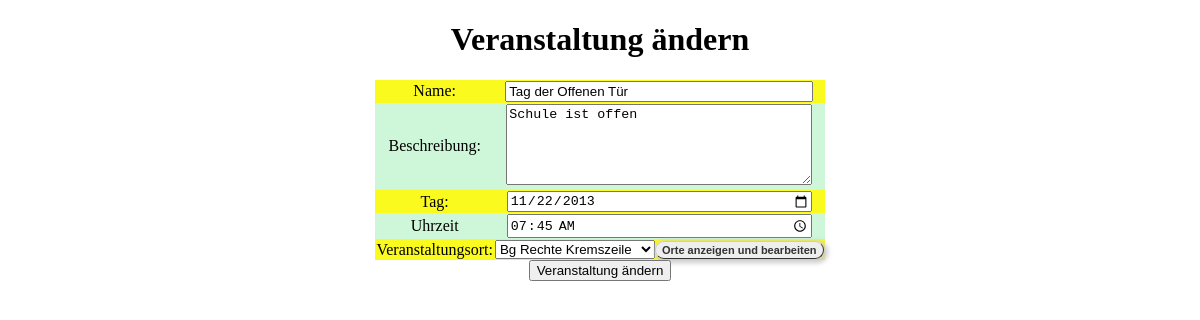
/veranstaltung_aendern.php?id=2, run on the app's committed database.
### tables this page shows
CREATE TABLE IF NOT EXISTS `veranstaltungen` (
  `veranstaltungs_id` int(10) unsigned NOT NULL AUTO_INCREMENT,
  `name` varchar(50) NOT NULL,
  `beschreibung` varchar(500) DEFAULT NULL,
  `zeit` datetime DEFAULT NULL,
  `ort_id` int(11) NOT NULL,
  PRIMARY KEY (`veranstaltungs_id`)
);

### veranstaltung_aendern.php (the view, shortened to what this page needs)
<!DOCTYPE html>
<html>
<head>
  <link rel="stylesheet" href="./style.css" />
</head>
<body>
<?php
require_once "verbindungsaufbau.php";
if (empty($_POST["name"])) {
    $id = $_GET["id"];
    if ($stmt = $mysqli->prepare("SELECT name, beschreibung, zeit, ort_id FROM veranstaltungen WHERE veranstaltungs_id=?")) {
        $stmt->bind_param("i", $id);
        $stmt->execute();
        $stmt->bind_result($name, $beschreibung, $datetime, $ort);
        $zeit = explode(" ", $datetime);
    }
?>
<h1>Veranstaltung ändern</h1>
<form action="veranstaltung_aendern.php" method="POST">
<table>
	<tr>
		<td>Name: </td>
		<td><input type="text" name="name" maxlength="50" required value="<?php echo htmlspecialchars($name); ?>" /></td>
	</tr>
	<tr>
		<td>Beschreibung: </td>
		<td><textarea name="beschreibung" cols="31" rows="5" ><?php echo htmlspecialchars($beschreibung); ?></textarea> </td>
	</tr>
	<tr>
		<td>Tag:</td>
		<td><input type="date" name="tag" placeholder="dd.mm.yyyy" value="<?php echo htmlspecialchars($zeit[0]); ?>" pattern="(0[1-9]|[12][0-9]|3[01])\.(0[1-9]|1[012])\.(19|20)\d\d" title="dd.mm.yyyy" /></td>
	</tr>
	<tr>
		<td>Uhrzeit</td>
		<td><input type="time" name="zeit" placeholder="hh:mm" value="<?php echo htmlspecialchars($zeit[1]); ?>" pattern="^([01][0-9]|2[0-3]):([0-5][0-9])$" title="hh:mm" /></td>
	</tr>
	<tr>
		<td>Veranstaltungsort:</td>
		<td><select name="ort" size="1"><?php
    $ergebnis = $mysqli->query("SELECT * FROM orte");
    while ($zeile = $ergebnis->fetch_array()) {
       if ($zeile['ort_id'] == $ort) {
            echo "<option selected value='" . htmlspecialchars($zeile['ort_id']) . "'>" . htmlspecialchars($zeile['ort_name']) . "</option>\n";
        } else {
            echo "<option value='" . htmlspecialchars($zeile['ort_id']) . "'>" . htmlspecialchars($zeile['ort_name']) . "</option>\n";
       }
    }
?></select><a href="./orte.php" target="Orte" >Orte anzeigen und bearbeiten</a></td>
	</tr>
</table>
<input type="submit" id="submit" value="Veranstaltung ändern" style="width: auto;">
</form>
<?php
}
?>
</body>
</html>

### style.css (style rules this page uses)
tr:nth-child(2n) td { background: #CEF6D8 }
tr:nth-child(2n-1) td { background: #FAFA1F }
input, textarea { width: 300px; }
table { margin: auto; border-collapse: collapse; }
a { font: bold 11px Arial; text-decoration: none; background-color: #EEEEEE; color: #333333; padding: 2px 6px 2px 6px; border-top: 1px solid #CCCCCC; border-right: 1px solid #333333; border-bottom: 1px solid #333333; border-left: 1px solid #CCCCCC; -webkit-border-radius: 30px; border-radius: 30px; -moz-box-shadow: 2px 2px 5px 2px #ccc; -webkit-box-shadow: 2px 2px 5px 2px #ccc; box-shadow: 2px 2px 5px 2px #ccc; }
html { text-align: center; }

### data on the page
veranstaltungen: name "Tag der Offenen Tür", beschreibung "Schule ist offen", tag "11/22/2013", zeit "07:45:00"

### other printed values
form field ort "Bg Rechte Kremszeile"
